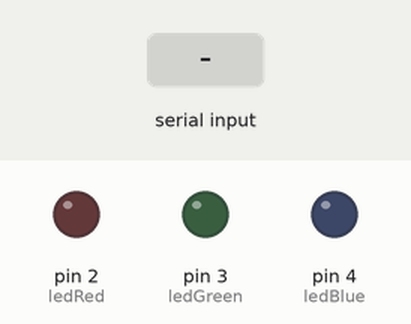
Bench run of a sketch on a simulated Arduino Uno, built with avr-gcc and run on an emulated ATmega328P. Shown: output pins drawn as LEDs (lit = HIGH). The test bench sets the inputs (shaded band). What the sketch prints to the serial monitor is not drawn.

Above: at 1.2 s.
1.3 s: "Write Led\n" received over Serial
At 2.2 s:
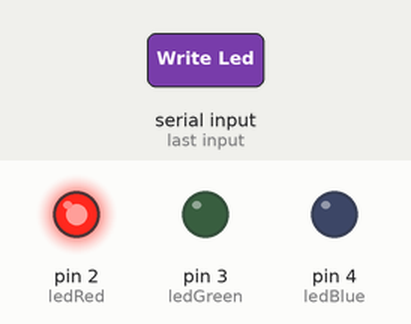
2.8 s: "Check button\n" received over Serial
Timing chart, 0 to 5.8 s (numbered marks = the images above; inputs shaded):
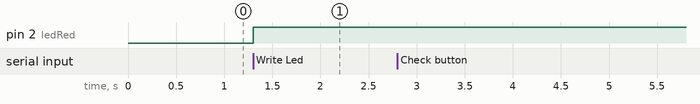

The sketch:

PK.ino
```cpp
const int ledRed = 2;  // RED
const int ledGreen = 3;  // GREEN
const int ledBlue = 4;  // BLUE
const int button = 8;

void setup() {
  pinMode(ledRed, OUTPUT);
  pinMode(ledGreen, OUTPUT);
  pinMode(ledBlue, OUTPUT);
  pinMode(button, INPUT_PULLUP);

  Serial.begin(115200);
}

int extractNumber(String str){
  String number = "";

  for (int i = 0; i<str.length(); i++){
    char element = str[i];

    if (isDigit(element))
       number += element;
  }

  if (number.length() > 0)
      return number.toInt();
  return -1;
}

int checkButtonState(int buttonId){
  int myButton;

  switch (buttonId){
    case 0:
      myButton = button;
      break;
    default:
      myButton = 0;
      break;
  }
  int buttonState = digitalRead(myButton);

  return ! buttonState;
}

void writeLed(int ledId, int power){
  int pinLed;

  switch (ledId){
    case 0:
      pinLed = ledRed;
      break;
    case 1:
      pinLed = ledGreen;
      break;
    case 2:
      pinLed = ledBlue;
      break;
    default:
      pinLed = ledRed;
      break;
  }

  digitalWrite(pinLed, power);
}

void loop() {
  if (Serial.available() > 0){
    String command = Serial.readStringUntil('\n');

    if (command.startsWith("Check button")){
      int buttonId = extractNumber(command);

      Serial.println(checkButtonState(buttonId));
    }
    else if (command.startsWith("Write Led")){
      int firstColonIndex = command.indexOf(':');
      int secondColonIndex = command.indexOf(':', firstColonIndex + 1);

      int led = extractNumber(command.substring(0, secondColonIndex + 1));
      int state = extractNumber(command.substring(secondColonIndex + 1));

      writeLed(led, state);
    }

    }
}
```

Measured:
- after the input at 1.3 s, pin 2 (ledRed): LOW → HIGH at once
- after the input at 2.8 s, every drawn part: stays the same
